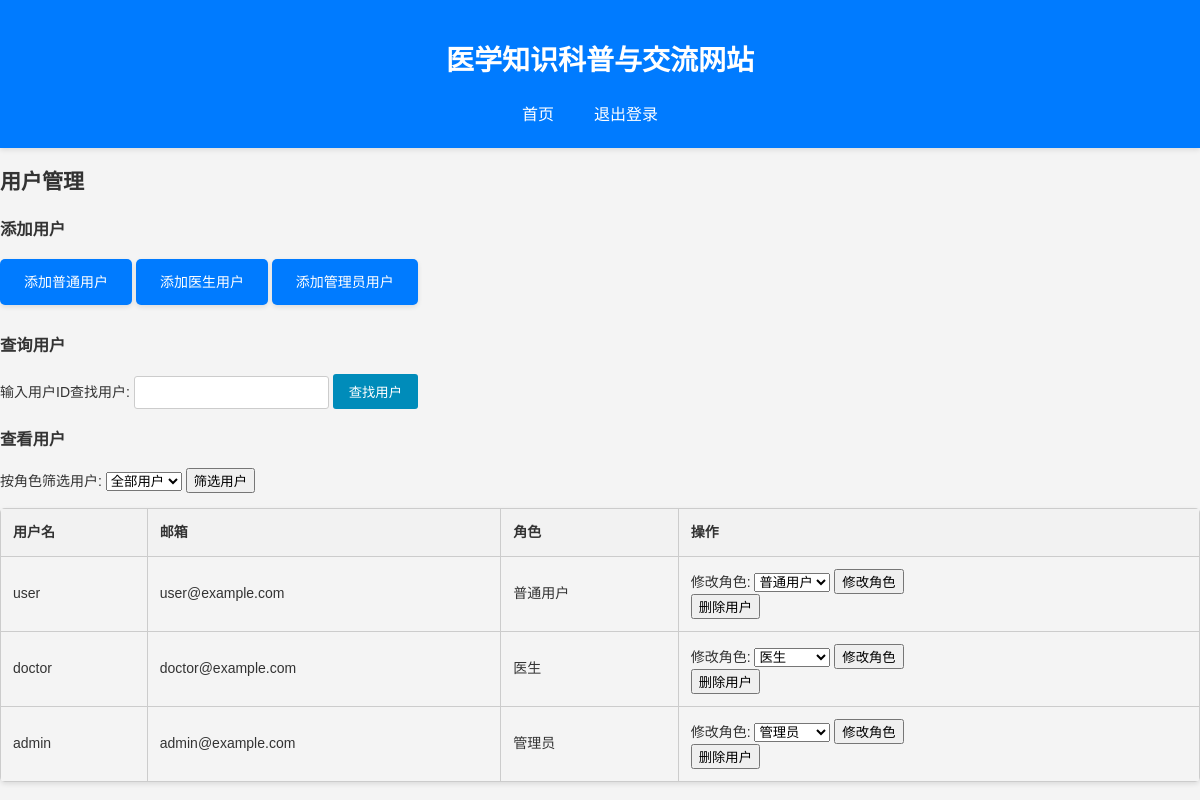
The page /admin/user_management (signed in) on the database its author committed.
### models.py (models this page shows)
class User(db.Model, UserMixin):
    __tablename__ = "users"
    id = db.Column(db.Integer, primary_key=True)
    is_active = db.Column(db.Boolean, default=True)
    username = db.Column(db.String(50), unique=True, nullable=False)
    password = db.Column(db.String(255), nullable=False)
    email = db.Column(db.String(100), nullable=False)
    name = db.Column(db.String(50))
    age = db.Column(db.Integer)
    gender = db.Column(db.Enum("男", "女", "其他"))
    role = db.Column(db.Enum(UserRole), nullable=False)
    register_time = db.Column(db.DateTime)
    last_login_time = db.Column(db.DateTime)

### app.py (the view)
@app.route("/admin/user_management", methods=["GET"])
@login_required
def user_management():
    users = User.query.all()
    return render_template(
        "user_management.html",
        users=users,
        UserRole=UserRole,
    )

### app.py (called while the page is built)
@login_manager.user_loader
def load_user(user_id):
    return User.query.get(int(user_id))

### templates/user_management.html (shortened to what this page needs)
<!DOCTYPE html>
<html lang="en">
<head>
    <link rel="stylesheet" href="{{ url_for('static', filename='css/style.css') }}">
</head>
<body>
    <header>
        <h1>医学知识科普与交流网站</h1>
        <nav>
            <ul>
                <li><a href="{{ url_for('index') }}">首页</a></li>
                <li><a href="{{ url_for('logout') }}">退出登录</a></li>
            </ul>
        </nav>
    </header>
    <h2>用户管理</h2>
    <h3>添加用户</h3>
    <a href="{{ url_for('add_user_user') }}" class="btn-add-user">添加普通用户</a>
    <a href="{{ url_for('add_user_doctor') }}" class="btn-add-user">添加医生用户</a>
    <a href="{{ url_for('add_user_admin') }}" class="btn-add-user">添加管理员用户</a>
    <h3>查询用户</h3>
    <form action="{{ url_for('find_user_by_id') }}" method="post" class="find-user-form">
        <label for="user_id">输入用户ID查找用户:</label>
        <input type="text" name="user_id" id="user_id">
        <input type="submit" value="查找用户">
    </form>
    <h3>查看用户</h3>
    <form action="{{ url_for('filter_users_by_role') }}" method="post" class="filter-form">
        <label for="role_filter">按角色筛选用户:</label>
        <select name="role_filter" id="role_filter">
            <option value="">全部用户</option>
        </select>
        <input type="submit" value="筛选用户">
    </form>
    {% if users %}
    <table>
        <thead>
            <tr>
                <th>用户名</th>
                <th>邮箱</th>
                <th>角色</th>
                <th>操作</th>
            </tr>
        </thead>
        <tbody>
            {% for user in users %}
            <tr>
                <td>{{ user.username }}</td>
                <td>{{ user.email }}</td>
                <td>{{ user.role.value }}</td>
                <td>
                    <form action="{{ url_for('modify_user_role', user_id=user.id) }}" method="post">
                        <label for="new_role">修改角色:</label>
                        <select name="new_role" id="new_role">
                            {% for role in UserRole %}
                            <option value="{{ role.value }}" {% if role==user.role %}selected{% endif %}>{{ role.value
                                }}</option>
                            {% endfor %}
                        </select>
                        <input type="submit" value="修改角色">
                    </form>
                    <form action="{{ url_for('delete_user', user_id=user.id) }}" method="post">
                        <input type="submit" value="删除用户" onclick="return confirm('确定要删除该用户吗？');">
                    </form>
                </td>
            </tr>
            {% endfor %}
        </tbody>
    </table>
    {% else %}
    <p>暂无用户信息</p>
    {% endif %}
</body>
</html>

### static/css/style.css (style rules this page uses)
body { font-family: Arial, sans-serif; margin: 0; padding: 0; background-color: #f4f4f4; font-size: 14px; line-height: 1.6; color: #333; }
header { background-color: #007bff; color: #fff; padding: 20px; text-align: center; box-shadow: 0 2px 5px rgba(0, 0, 0, 0.1); }
nav ul { list-style-type: none; margin: 0; padding: 0; display: flex; justify-content: center; align-items: center; }
nav ul li { margin-right: 20px; }
nav ul li a { color: #fff; text-decoration: none; font-size: 16px; padding: 5px 10px; transition: all 0.3s ease; }
table { width: 100%; border-collapse: collapse; border-radius: 5px; overflow: hidden; box-shadow: 0 2px 5px rgba(0, 0, 0, 0.1); }
table th, table td { border: 1px solid #ccc; padding: 12px; text-align: left; }
table th { background-color: #f2f2f2; }
.filter-form { margin-bottom: 15px; }
.btn-add-user { display: inline-block; padding: 12px 24px; background-color: #007bff; color: white; text-decoration: none; border-radius: 5px; margin-bottom: 10px; box-shadow: 0 2px 5px rgba(0, 0, 0, 0.1); transition: background-color 0.3s ease; }
.find-user-form { margin-bottom: 10px; }
.find-user-form input[type="text"] { padding: 8px; border: 1px solid #ccc; border-radius: 3px; }
.find-user-form input[type="submit"] { padding: 8px 16px; background-color: #008CBA; color: white; border: none; border-radius: 3px; cursor: pointer; transition: background-color 0.3s ease; }

### rows shown on the page
User: username "user", email "user@example.com", role.value "普通用户", new_role "普通用户"
User: username "doctor", email "doctor@example.com", role.value "医生", new_role "医生"
User: username "admin", email "admin@example.com", role.value "管理员", new_role "管理员"
